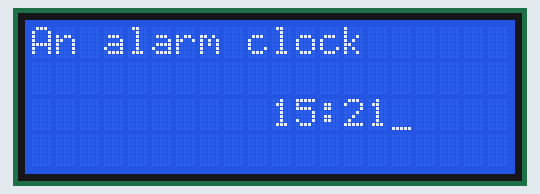
A sketch run on a simulated Arduino Uno, built with avr-gcc and run on an emulated ATmega328P. Parts: 20×4 character LCD.

Above: at 0.1 s.
At 1.1 s:
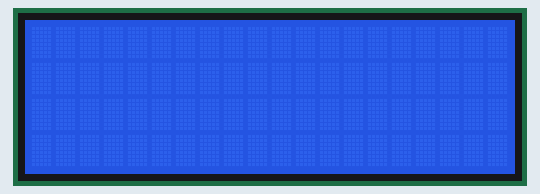

The sketch:

display_I2C.ino
```cpp
#include <Wire.h>
#include <LiquidCrystal_I2C.h>

LiquidCrystal_I2C screen = LiquidCrystal_I2C(0x27, 20, 4); //0x27 is the address of the LCD

void setup() {
  screen.init();
  screen.backlight(); //disable when keypad not touched for 10min (then use flag to use first keypress solely to enable backlight again
  //screen.noBacklight();
}

void loop() {
  screen.setCursor(0, 0); //column, row
  screen.print("An alarm clock");

  int hours{15}, minutes{21};
  screen.setCursor(10, 2);
  screen.print(hours);
  screen.print(":");
  screen.print(minutes);

  //add blinking underscore (use this when user is entering something e.g. setting new time for alarm)
  //default location will be current cursor location (like printing text)
  screen.cursor();
  delay(500);
  screen.noCursor();
  delay(500);

  //clears LCD screen and sets cursor to (0,0) => use this when want to display different content on screen (first clear old, then write new)
  screen.clear();
  delay(1000);
}
```

Measured:
- by itself, everything shown: repeats every 2.0 s, in 3 steps
- what the display in image 1 shows lasts 1.0 s, from 1.1 s to 2.1 s
